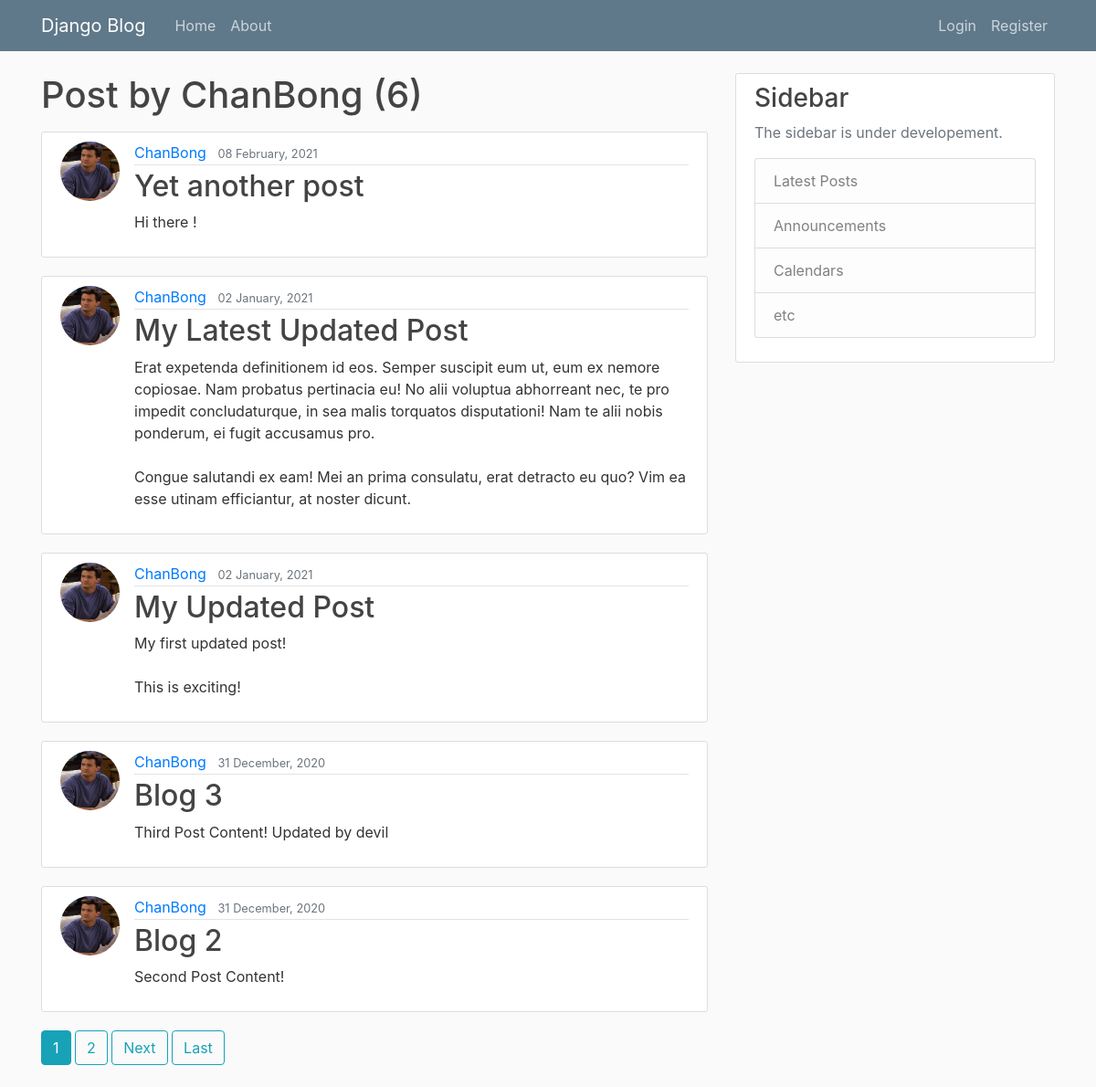
Page /user/ChanBong on the earlier database version.
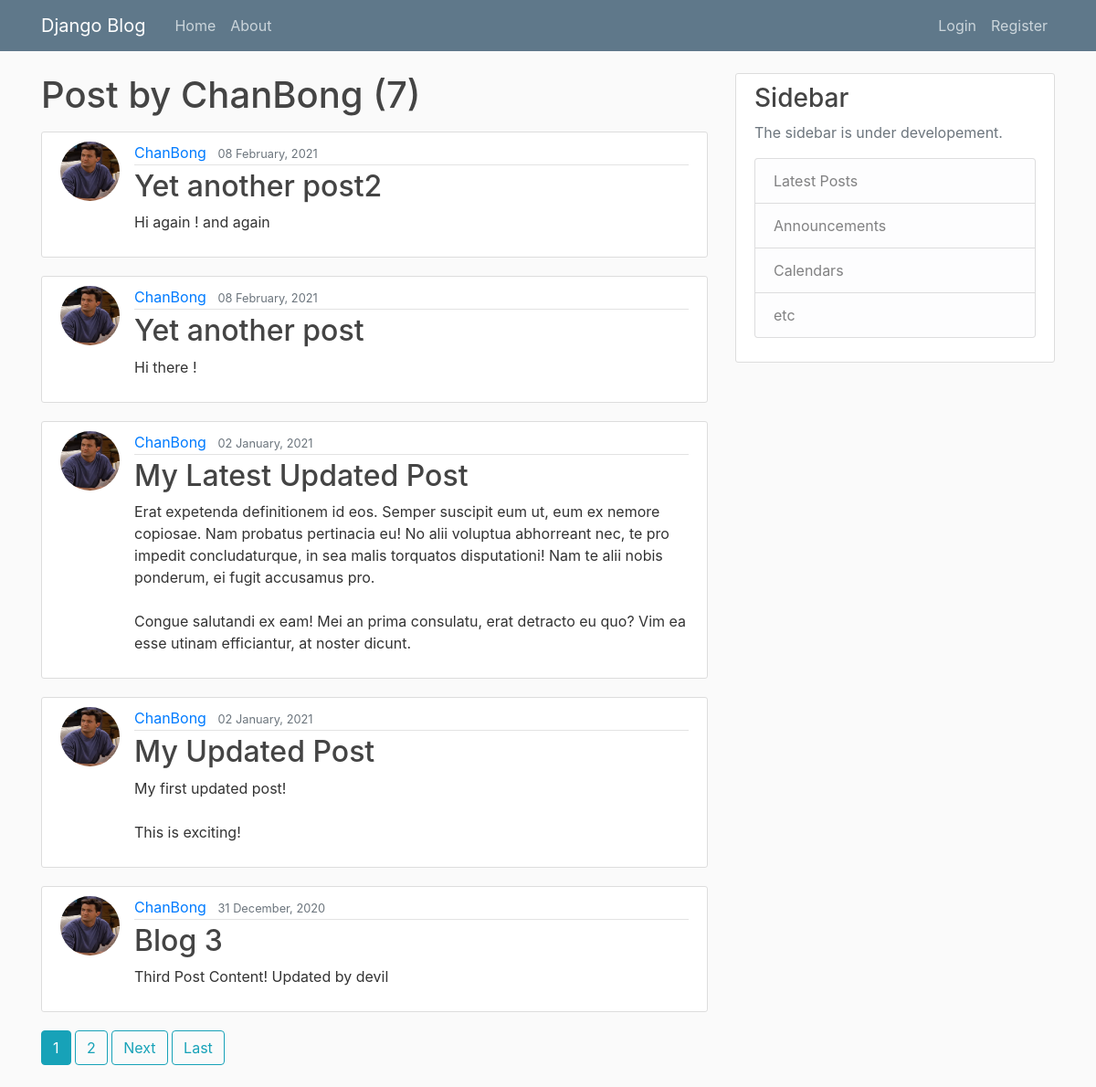
Same page on the later database version.
### blog/models.py (models this page shows, shortened)
class Post(models.Model):
    title = models.CharField(max_length=100)
    content = models.TextField()
    date_posted = models.DateTimeField(default=timezone.now)
    author = models.ForeignKey(User, on_delete=models.CASCADE)

### users/models.py (models this page shows, shortened)
class Profile(models.Model):
    user = models.OneToOneField(User, on_delete=models.CASCADE)
    image = models.ImageField(default='default.jpg', upload_to='profile_pics')

### blog/views.py (the view)
# urls.py: path('user/<str:username>', UserPostView.as_view(), name='user-posts'),
class UserPostView(ListView):
    model = Post
    template_name = 'blog/user_post.html'
    context_object_name = 'posts'
    paginate_by = 5
    def get_queryset(self):
        user = get_object_or_404(User, username=self.kwargs.get('username'))
        return Post.objects.filter(author=user).order_by('-date_posted')

### blog/templates/blog/user_post.html (shortened to what this page needs)
{% extends "blog/base.html" %}
{% block content %}
    <h1 class="mb-3">Post by {{ view.kwargs.username }} ({{ page_obj.paginator.count }})</h1>
    {% for post in posts %}
        <article class="media content-section">
          <img class="rounded-circle article-img" src="{{ post.author.profile.image.url }}">
          <div class="media-body">
            <div class="article-metadata">
              <a class="mr-2" href="{% url 'user-posts' post.author.username %}">{{ post.author }}</a>
              <small class="text-muted">{{ post.date_posted|date:"d F, Y" }}</small>
            </div>
            <h2><a class="article-title" href="{% url 'post-detail' post.id %}">{{ post.title }}</a></h2>
            <p class="article-content">{{ post.content }}</p>
          </div>
        </article>
    {% endfor %}
    {% if is_paginated %}
      {% for num in page_obj.paginator.page_range %}
        {% if page_obj.number == num %}
          <a class="btn btn-info mb-4" href="?page={{ num }}">{{ num }}</a>
        {% elif num > page_obj.number|add:'-3' and num < page_obj.number|add:'3' %}
          <a class="btn btn-outline-info mb-4" href="?page={{ num }}">{{ num }}</a>
        {% endif %}
      {% endfor %}
      {% if page_obj.has_next %}
        <a class="btn btn-outline-info mb-4" href="?page={{ page_obj.next_page_number }}">Next</a>
        <a class="btn btn-outline-info mb-4" href="?page={{ page_obj.paginator.num_pages }}">Last</a>
      {% endif %}
    {% endif %}
{% endblock content %}

Differences in the rows shown:
no longer on this page (row unchanged): Post: author.profile.image (picture), author "ChanBong", date_posted "31 December, 2020", title "Blog 2", content "Second Post Content!"
added Post: author.profile.image (picture), author "ChanBong", date_posted "08 February, 2021", title "Yet another post2", content "Hi again ! and again"
Other differences:
{{ page_obj.paginator.count }}: "6" → "7"
